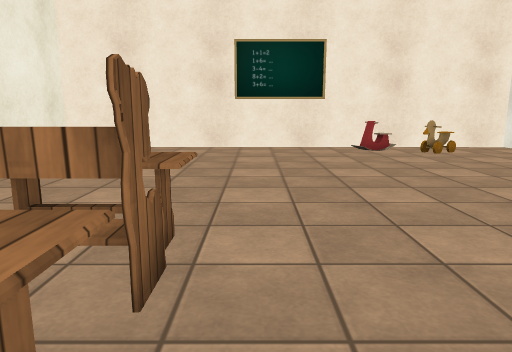
View 1 (above)

16 first-person views from a walk through a scene from a Unity 3-D project. The camera is 1.2 m above the floor, tilts 10° down and sees 70° across. The floor is counted in squares, 1 m on a side. Each view is taken from the middle of a square. On the plan, view 1 faces up. The plan holds only what a view shows up to about 15 squares ahead; the rest is blank. The place goes on beyond the plan. Some animated figures are left out. Some surface patterns are stand-ins.

View 2
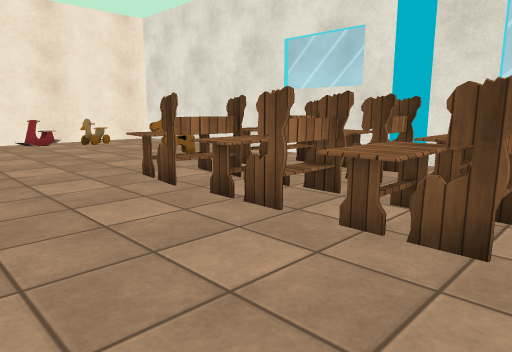

View 3
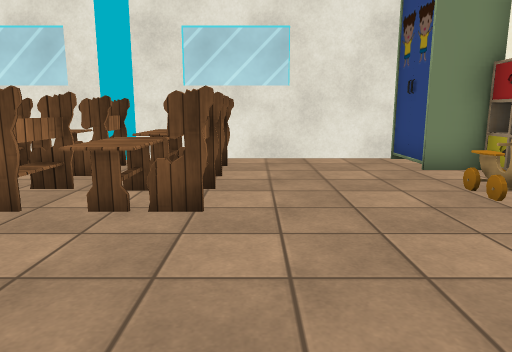

View 4
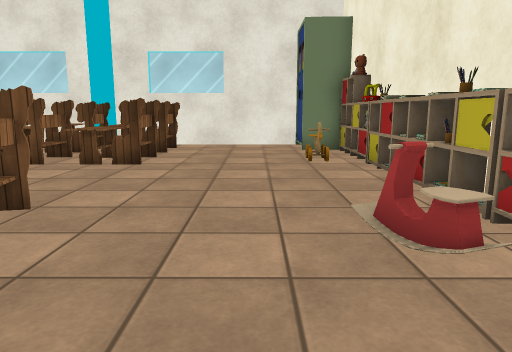

View 5
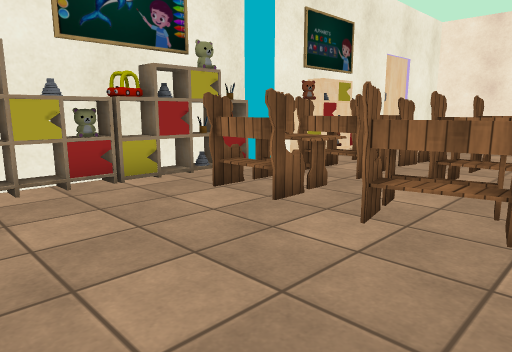

View 6
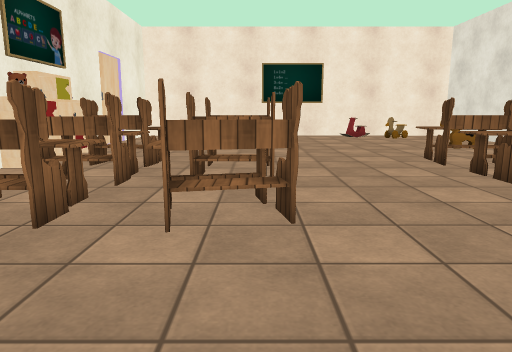

View 7
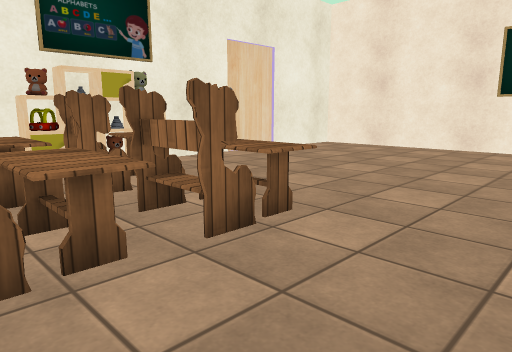

View 8
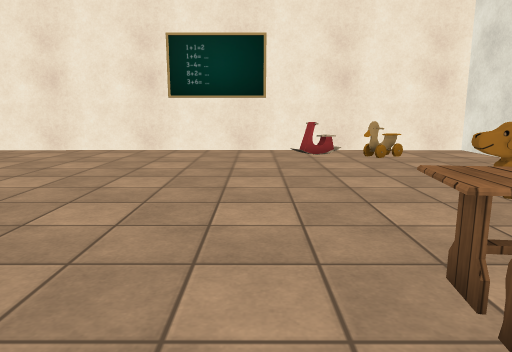

View 9
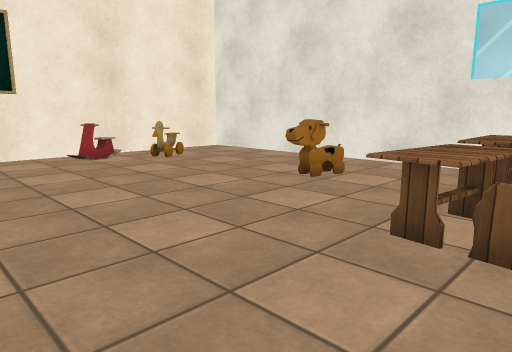

View 10
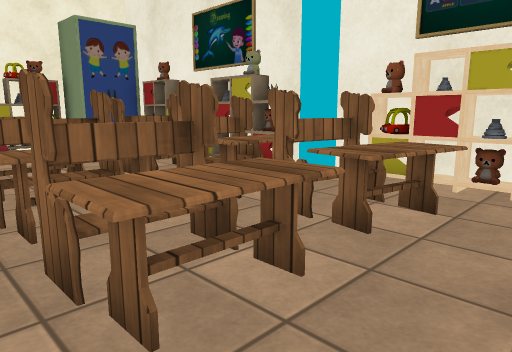

View 11
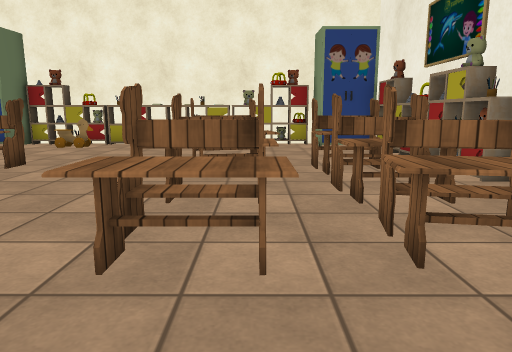

View 12
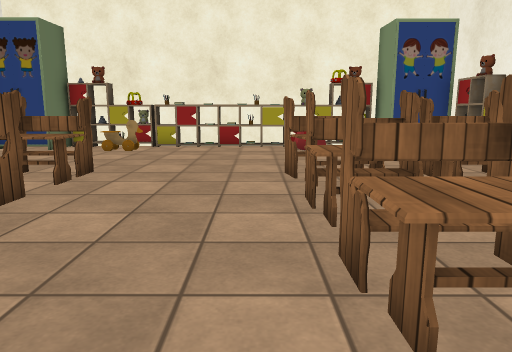

View 13
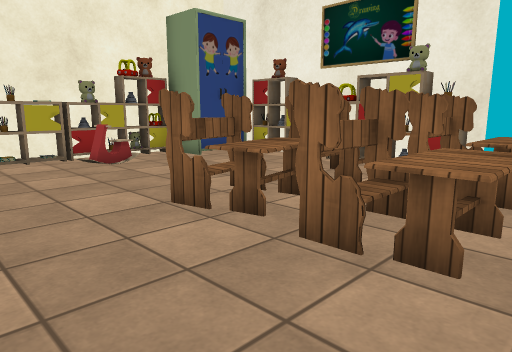

View 14
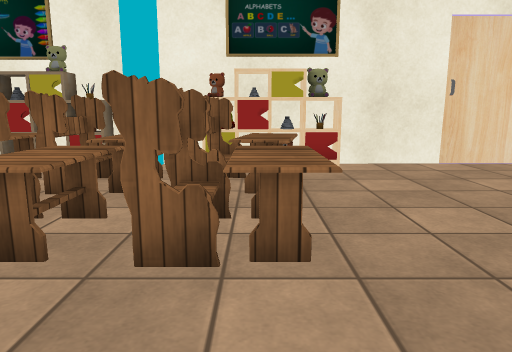

View 15
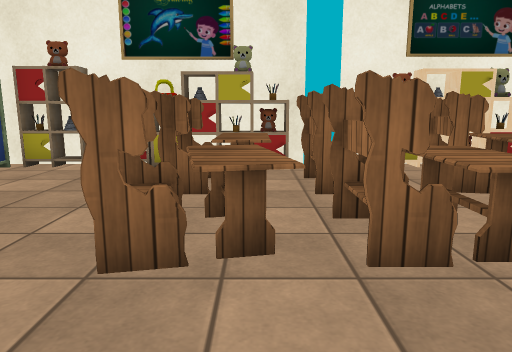

View 16
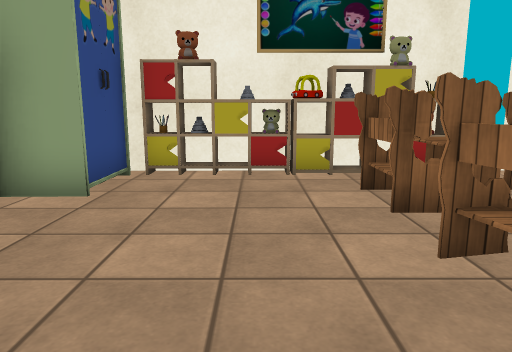

### Floor plan
Points are (right, up) in squares from view 1. A wall is a line through its corners. A room is listed if a view was taken in it or the views show most of it. See-through windows are left out.
Room 1 (views 1, 2, 3, 4, 5, 6, 7, 8, 9, 10, 11, 12, 13, 14, 15, 16)
walls: (-6.2, 0.9) (-6.2, 0.4); (8.6, 0.1) (8.2, 0.1) (8.2, 0.9); (-0.4, 12.6) (-6.5, 12.6) (-6.5, -7.8); (5.4, -8) (6.4, -8); (-4.2, -8) (-3.4, -8); (8.5, -6.6) (8.5, 12.6) (2.4, 12.6)
ways out: gap at (8, 0)
objects: rack (-6, -6); ring (-6, -5); ring (-6, -4); rack (-6, -3); ring (-6, -2); other object (-6, -1); rack (-6, 0); rack (-6, 2); other object (-6, 3); rack (-6, 4) to (-6, 5); other object (-5, -8) to (-5, -7); desk (-5, -2) to (-3, -1); desk (-5, 0) to (-3, 1); desk (-5, 2) to (-3, 4); ring (-5, 4); rack (-3, -8); other object (-2, -8); desk (-2, -2) to (-1, -1); desk (-2, 0) to (-1, 1); desk (-2, 2) to (-1, 3); other object (-1, -8); other object (-1, -7); other object (0, -8); rack (1, -8); other object (2, -8); other object (3, -8); desk (3, -2) to (5, -1); desk (3, 0) to (5, 1); desk (3, 2) to (5, 4); other object (4, -8); other object (4, -7); other object (4, 11); other object (5, -8); other object (5, 6) to (6, 6); other object (5, 11) to (6, 11); desk (6, -2) to (7, -1); desk (6, 0) to (7, 1); desk (6, 2) to (7, 3); other object (7, -8) to (7, -7)

Positions as (right, up) in squares from view 1, and headings:
1: (0, 0), facing up
2: (0, -3), facing up-right
3: (-1, -3), facing right
4: (-5, -5), facing right
5: (0, -6), facing up-left
6: (-1, -6), facing up
7: (2, 0), facing up-left
8: (2, 1), facing up
9: (0, 2), facing up-right
10: (0, 5), facing down-left
11: (-2, 6), facing down
12: (0, 5), facing down
13: (2, 2), facing down-left
14: (2, 3), facing left
15: (2, -1), facing left
16: (1, -4), facing left
